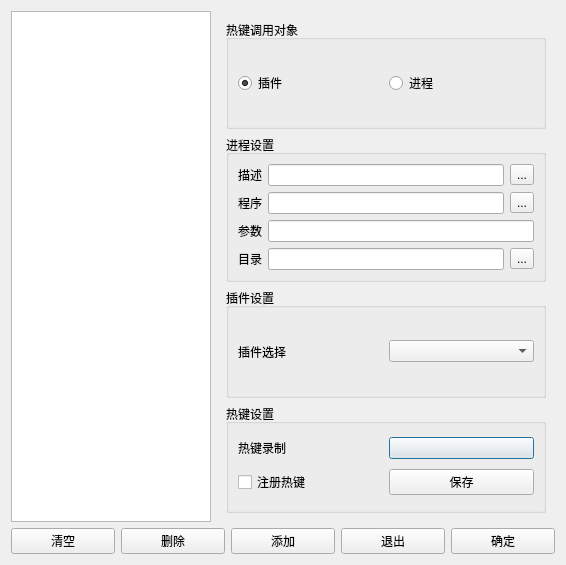
<?xml version="1.0" encoding="UTF-8"?>
<ui version="4.0">
 <class>Dialog</class>
 <widget class="QDialog" name="Dialog">
  <property name="geometry">
   <rect>
    <x>0</x>
    <y>0</y>
    <width>566</width>
    <height>565</height>
   </rect>
  </property>
  <property name="maximumSize">
   <size>
    <width>600</width>
    <height>565</height>
   </size>
  </property>
  <property name="windowTitle">
   <string>热键编辑器</string>
  </property>
  <layout class="QVBoxLayout" name="verticalLayout_3">
   <item>
    <layout class="QHBoxLayout" name="horizontalLayout_9">
     <item>
      <widget class="QListWidget" name="listWidget">
       <property name="maximumSize">
        <size>
         <width>200</width>
         <height>16777215</height>
        </size>
       </property>
      </widget>
     </item>
     <item>
      <widget class="QWidget" name="widget" native="true">
       <layout class="QVBoxLayout" name="verticalLayout_2">
        <item>
         <widget class="QGroupBox" name="groupBox">
          <property name="title">
           <string>热键调用对象</string>
          </property>
          <layout class="QHBoxLayout" name="horizontalLayout_2">
           <item>
            <widget class="QRadioButton" name="rBtnPlugin">
             <property name="text">
              <string>插件</string>
             </property>
             <property name="checked">
              <bool>true</bool>
             </property>
            </widget>
           </item>
           <item>
            <widget class="QRadioButton" name="rBtnProcess">
             <property name="text">
              <string>进程</string>
             </property>
            </widget>
           </item>
          </layout>
         </widget>
        </item>
        <item>
         <widget class="QGroupBox" name="groupBox_2">
          <property name="title">
           <string>进程设置</string>
          </property>
          <layout class="QVBoxLayout" name="verticalLayout">
           <item>
            <layout class="QHBoxLayout" name="horizontalLayout_4">
             <item>
              <widget class="QLabel" name="label_6">
               <property name="text">
                <string>描述</string>
               </property>
              </widget>
             </item>
             <item>
              <widget class="QLineEdit" name="lineDescription"/>
             </item>
             <item>
              <widget class="QToolButton" name="tBtnDescription">
               <property name="text">
                <string>...</string>
               </property>
              </widget>
             </item>
            </layout>
           </item>
           <item>
            <layout class="QHBoxLayout" name="horizontalLayout_5">
             <item>
              <widget class="QLabel" name="label_2">
               <property name="text">
                <string>程序</string>
               </property>
              </widget>
             </item>
             <item>
              <widget class="QLineEdit" name="lineProgram"/>
             </item>
             <item>
              <widget class="QToolButton" name="tBtnProgram">
               <property name="text">
                <string>...</string>
               </property>
              </widget>
             </item>
            </layout>
           </item>
           <item>
            <layout class="QHBoxLayout" name="horizontalLayout_6">
             <item>
              <widget class="QLabel" name="label_3">
               <property name="text">
                <string>参数</string>
               </property>
              </widget>
             </item>
             <item>
              <widget class="QLineEdit" name="lineArguments"/>
             </item>
            </layout>
           </item>
           <item>
            <layout class="QHBoxLayout" name="horizontalLayout_7">
             <item>
              <widget class="QLabel" name="label_5">
               <property name="text">
                <string>目录</string>
               </property>
              </widget>
             </item>
             <item>
              <widget class="QLineEdit" name="lineDirectory"/>
             </item>
             <item>
              <widget class="QToolButton" name="tBtnDirectory">
               <property name="text">
                <string>...</string>
               </property>
              </widget>
             </item>
            </layout>
           </item>
          </layout>
         </widget>
        </item>
        <item>
         <widget class="QGroupBox" name="groupBox_3">
          <property name="title">
           <string>插件设置</string>
          </property>
          <layout class="QHBoxLayout" name="horizontalLayout_8">
           <item>
            <widget class="QLabel" name="label_7">
             <property name="text">
              <string>插件选择</string>
             </property>
            </widget>
           </item>
           <item>
            <widget class="QComboBox" name="cBoxPlugin"/>
           </item>
          </layout>
         </widget>
        </item>
        <item>
         <widget class="QGroupBox" name="groupBox_4">
          <property name="title">
           <string>热键设置</string>
          </property>
          <layout class="QVBoxLayout" name="verticalLayout_4">
           <item>
            <layout class="QHBoxLayout" name="horizontalLayout_3">
             <item>
              <widget class="QLabel" name="label_4">
               <property name="text">
                <string>热键录制</string>
               </property>
              </widget>
             </item>
             <item>
              <widget class="QPushButton" name="pBtnHotKey">
               <property name="text">
                <string/>
               </property>
              </widget>
             </item>
            </layout>
           </item>
           <item>
            <layout class="QHBoxLayout" name="horizontalLayout_10">
             <item>
              <widget class="QCheckBox" name="chkRegisterHotKey">
               <property name="text">
                <string>注册热键</string>
               </property>
              </widget>
             </item>
             <item>
              <widget class="QPushButton" name="pBtnSaveContent">
               <property name="text">
                <string>保存</string>
               </property>
              </widget>
             </item>
            </layout>
           </item>
          </layout>
         </widget>
        </item>
       </layout>
      </widget>
     </item>
    </layout>
   </item>
   <item>
    <layout class="QHBoxLayout" name="horizontalLayout">
     <item>
      <widget class="QPushButton" name="pBtnClear">
       <property name="text">
        <string>清空</string>
       </property>
      </widget>
     </item>
     <item>
      <widget class="QPushButton" name="pBtnRemove">
       <property name="text">
        <string>删除</string>
       </property>
      </widget>
     </item>
     <item>
      <widget class="QPushButton" name="pBtnAdd">
       <property name="text">
        <string>添加</string>
       </property>
      </widget>
     </item>
     <item>
      <widget class="QPushButton" name="pBtnQuit">
       <property name="text">
        <string>退出</string>
       </property>
      </widget>
     </item>
     <item>
      <widget class="QPushButton" name="pBtnSave">
       <property name="text">
        <string>确定</string>
       </property>
      </widget>
     </item>
    </layout>
   </item>
  </layout>
 </widget>
 <resources/>
 <connections>
  <connection>
   <sender>pBtnQuit</sender>
   <signal>clicked()</signal>
   <receiver>Dialog</receiver>
   <slot>close()</slot>
   <hints>
    <hint type="sourcelabel">
     <x>324</x>
     <y>343</y>
    </hint>
    <hint type="destinationlabel">
     <x>364</x>
     <y>281</y>
    </hint>
   </hints>
  </connection>
  <connection>
   <sender>pBtnRemove</sender>
   <signal>clicked()</signal>
   <receiver>listWidget</receiver>
   <slot>clearSelection()</slot>
   <hints>
    <hint type="sourcelabel">
     <x>102</x>
     <y>347</y>
    </hint>
    <hint type="destinationlabel">
     <x>168</x>
     <y>212</y>
    </hint>
   </hints>
  </connection>
 </connections>
</ui>
